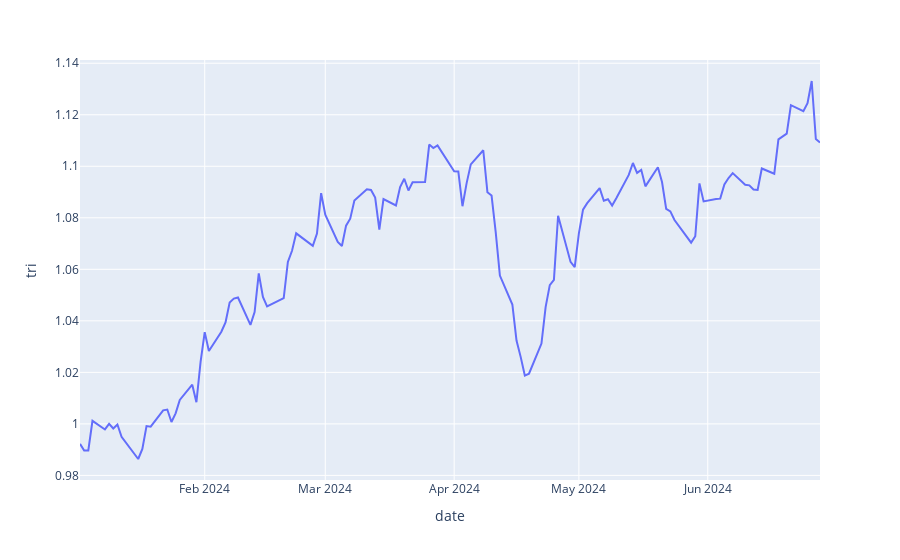

The code cell stored with this chart in its notebook:
### Code cell
# create return matrix
df_returns = pd.read_csv('data/returns.csv')
df_returns['date']= pd.to_datetime(df_returns['date']).apply(lambda d: d.date())
df_returns = df_returns[df_returns['date']>=start_test]
df_returns = df_returns.pivot(index='date', columns='security', values='return1')

def plot_payoff(df_buys):

    df = df_buys.copy()

    # Check that we have exactly 10 buys each day (exclude date column from sum)
    numeric_cols = [col for col in df.columns if col != 'date']
    assert (df[numeric_cols].sum(axis=1)==10).sum() == len(df), '---> must have exactly 10 buys each day'

    # matrix of buys
    df_payoff = df[['date']].copy()
    del df['date']
    arr_buys = np.array(df)
    arr_buys = arr_buys*(1/n_buys) # equally weighted

    # return matrix - only get the values, not the index
    arr_ret = df_returns.values  # Use .values to get only the numeric data
    arr_ret = arr_ret + 1

    df_payoff['payoff'] = (arr_buys * arr_ret @ np.ones(len(df_sectors)).reshape((len(df_sectors), 1)))[:, 0]
    df_payoff['tri'] = df_payoff['payoff'].cumprod()

    fig_payoff = px.line(df_payoff, x='date', y='tri')
    fig_payoff.show()

    print(f"---> payoff for these buys between period {df_payoff['date'].min()} and {df_payoff['date'].max()} is {(df_payoff['tri'].values[-1]-1)*100 :.2f}%")

    return df_payoff

df_payoff = plot_payoff(df_buys)

### Figure 1 — Plotly figure (JSON) as saved in the notebook; plotly's stock layout.template omitted (floating-point values rounded to 4 significant figures)
{"data": [{"hovertemplate": "date=%{x}<br>tri=%{y}<extra></extra>", "legendgroup": "", "line": {"color": "#636efa", "dash": "solid"}, "marker": {"symbol": "circle"}, "mode": "lines", "name": "", "orientation": "v", "showlegend": false, "type": "scatter", "x": ["2024-01-02", "2024-01-03", "2024-01-04", "2024-01-05", "2024-01-08", "2024-01-09", "2024-01-10", "2024-01-11", "2024-01-12", "2024-01-16", "2024-01-17", "2024-01-18", "2024-01-19", "2024-01-22", "2024-01-23", "2024-01-24", "2024-01-25", "2024-01-26", "2024-01-29", "2024-01-30", "2024-01-31", "2024-02-01", "2024-02-02", "2024-02-05", "2024-02-06", "2024-02-07", "2024-02-08", "2024-02-09", "2024-02-12", "2024-02-13", "2024-02-14", "2024-02-15", "2024-02-16", "2024-02-20", "2024-02-21", "2024-02-22", "2024-02-23", "2024-02-26", "2024-02-27", "2024-02-28", "2024-02-29", "2024-03-01", "2024-03-04", "2024-03-05", "2024-03-06", "2024-03-07", "2024-03-08", "2024-03-11", "2024-03-12", "2024-03-13", "2024-03-14", "2024-03-15", "2024-03-18", "2024-03-19", "2024-03-20", "2024-03-21", "2024-03-22", "2024-03-25", "2024-03-26", "2024-03-27", "2024-03-28", "2024-04-01", "2024-04-02", "2024-04-03", "2024-04-04", "2024-04-05", "2024-04-08", "2024-04-09", "2024-04-10", "2024-04-11", "2024-04-12", "2024-04-15", "2024-04-16", "2024-04-17", "2024-04-18", "2024-04-19", "2024-04-22", "2024-04-23", "2024-04-24", "2024-04-25", "2024-04-26", "2024-04-29", "2024-04-30", "2024-05-01", "2024-05-02", "2024-05-03", "2024-05-06", "2024-05-07", "2024-05-08", "2024-05-09", "2024-05-10", "2024-05-13", "2024-05-14", "2024-05-15", "2024-05-16", "2024-05-17", "2024-05-20", "2024-05-21", "2024-05-22", "2024-05-23", "2024-05-24", "2024-05-28", "2024-05-29", "2024-05-30", "2024-05-31", "2024-06-03", "2024-06-04", "2024-06-05", "2024-06-06", "2024-06-07", "2024-06-10", "2024-06-11", "2024-06-12", "2024-06-13", "2024-06-14", "2024-06-17", "2024-06-18", "2024-06-20", "2024-06-21", "2024-06-24", "2024-06-25", "2024-06-26", "2024-06-27", "2024-06-28"], "xaxis": "x", "y": [0.9922, 0.9897, 0.9897, 1.001, 0.9978, 1.0, 0.9982, 0.9998, 0.995, 0.9864, 0.9902, 0.9991, 0.9989, 1.005, 1.006, 1.001, 1.004, 1.009, 1.015, 1.008, 1.024, 1.036, 1.028, 1.036, 1.039, 1.047, 1.049, 1.049, 1.038, 1.043, 1.058, 1.049, 1.046, 1.049, 1.063, 1.067, 1.074, 1.07, 1.069, 1.074, 1.09, 1.081, 1.071, 1.069, 1.077, 1.08, 1.087, 1.091, 1.091, 1.088, 1.075, 1.087, 1.085, 1.092, 1.095, 1.091, 1.094, 1.094, 1.108, 1.107, 1.108, 1.098, 1.098, 1.085, 1.093, 1.101, 1.106, 1.09, 1.089, 1.074, 1.058, 1.046, 1.032, 1.026, 1.019, 1.019, 1.031, 1.045, 1.054, 1.056, 1.081, 1.063, 1.061, 1.074, 1.083, 1.086, 1.092, 1.087, 1.087, 1.085, 1.088, 1.097, 1.101, 1.097, 1.099, 1.092, 1.1, 1.094, 1.083, 1.082, 1.079, 1.07, 1.073, 1.093, 1.086, 1.087, 1.087, 1.093, 1.095, 1.097, 1.093, 1.093, 1.091, 1.091, 1.099, 1.097, 1.11, 1.113, 1.124, 1.121, 1.124, 1.133, 1.111, 1.109], "yaxis": "y"}], "layout": {"legend": {"tracegroupgap": 0}, "margin": {"t": 60}, "xaxis": {"anchor": "y", "domain": [0, 1], "title": {"text": "date"}}, "yaxis": {"anchor": "x", "domain": [0, 1], "title": {"text": "tri"}}}}
